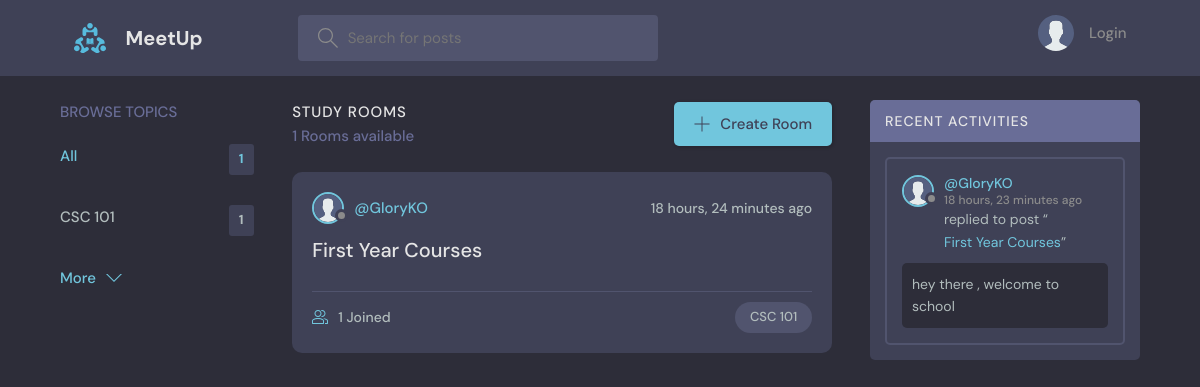
The app's page /, older data.
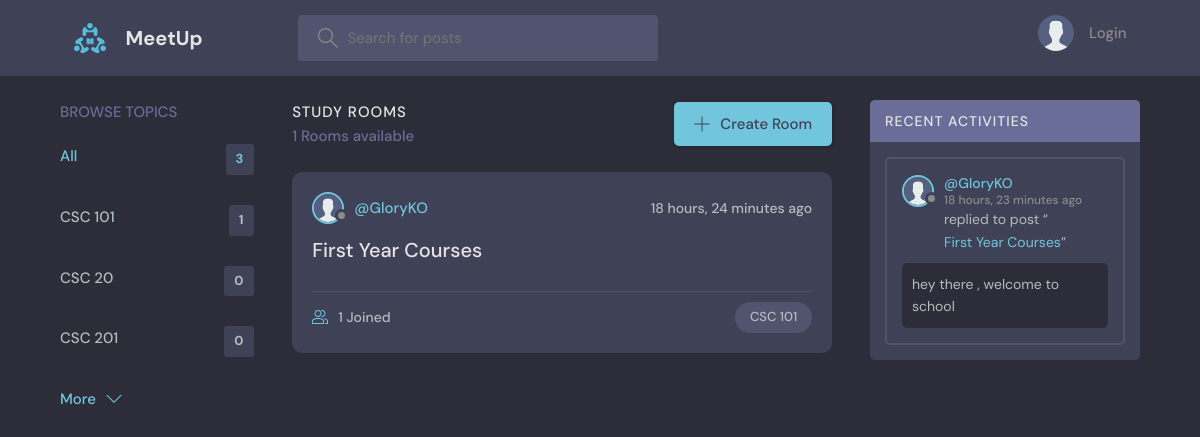
The same page, newer data.
### base/models.py (models this page shows, shortened)
class Topic(models.Model):
    name = models.CharField(max_length=200)

class Room(models.Model):
    host = models.ForeignKey(User, on_delete=models.SET_NULL, null=True)
    topic = models.ForeignKey(Topic, on_delete=models.SET_NULL, null=True)
    name = models.CharField(max_length=200)
    description = models.TextField(null=True, blank=True)
    participants = models.ManyToManyField(
        User, related_name='participants', blank=True)
    updated = models.DateTimeField(auto_now=True)
    created = models.DateTimeField(auto_now_add=True)
    class Meta:
        ordering = ['-updated', '-created']
    def __str__(self):
        return self.name

class User(AbstractUser):
    name = models.CharField(max_length=200, null=True)
    email = models.EmailField(unique=True, null=True)
    bio = models.TextField(null=True)
    avatar = models.ImageField(null=True, default="avatar.svg")
    USERNAME_FIELD = 'email'
    REQUIRED_FIELDS = ['username']

class Message(models.Model):
    user = models.ForeignKey(User, on_delete=models.CASCADE)
    room = models.ForeignKey(Room, on_delete=models.CASCADE)
    body = models.TextField()
    updated = models.DateTimeField(auto_now=True)
    created = models.DateTimeField(auto_now_add=True)
    class Meta:
        ordering = ['-updated', '-created']

### base/views.py (the view)
# urls.py: path('', views.home, name="home"),
def home(request):
    q = request.GET.get('q') if request.GET.get('q') != None else ''
    rooms = Room.objects.filter(
        Q(topic__name__icontains=q) |
        Q(name__icontains=q) |
        Q(description__icontains=q)
    )
    topics = Topic.objects.all()[0:5]
    room_count = len(rooms)
    room_messages = Message.objects.filter(
        Q(room__topic__name__icontains=q))[0:3]
    context = {'rooms': rooms, 'topics': topics,
               'room_count': room_count, 'room_messages': room_messages}
    return render(request, 'base/home.html', context)

### base/templates/base/home.html (shortened to what this page needs)
{% extends 'main.html' %}
{% block content %}
<main class="layout layout--3">
  <div class="container">
    {% include 'base/topics_component.html' %}
    <div class="roomList">
      <div class="roomList__header">
        <div>
          <h2>Study Rooms</h2>
          <p>{{room_count}} Rooms available</p>
        </div>
        <a class="btn btn--main" href="{% url 'create-room' %}">
          <svg version="1.1" xmlns="http://www.w3.org/2000/svg" width="32" height="32" viewBox="0 0 32 32">
            <title>add</title>
            <path
              d="M16.943 0.943h-1.885v14.115h-14.115v1.885h14.115v14.115h1.885v-14.115h14.115v-1.885h-14.115v-14.115z">
            </path>
          </svg>
          Create Room
        </a>
      </div>
      {% include 'base/feed_component.html' %}
    </div>
    {% include 'base/activity_component.html' %}
  </div>
</main>
{% endblock %}

### base/templates/base/topics_component.html
<div class="topics">
    <div class="topics__header">
        <h2>Browse Topics</h2>
    </div>
    <ul class="topics__list">
        <li>
            <a href="{% url 'home' %}" class="active">All <span>{{topics.count}}</span></a>
        </li>
        {% for topic in topics %}
        <li>
            <a href="{% url 'home' %}?q={{topic.name}}">{{topic.name}}<span>{{topic.room_set.all.count}}</span></a>
        </li>
        {% endfor %}
    </ul>
    <a class="btn btn--link" href="{% url 'topics' %}">
        More
        <svg version="1.1" xmlns="http://www.w3.org/2000/svg" width="32" height="32" viewBox="0 0 32 32">
            <title>chevron-down</title>
            <path d="M16 21l-13-13h-3l16 16 16-16h-3l-13 13z"></path>
        </svg>
    </a>
</div>

### base/templates/base/feed_component.html (shortened to what this page needs)
{% for room in rooms %}
<div class="roomListRoom">
    <div class="roomListRoom__header">
        <a href="{% url 'user-profile' room.host.id %}" class="roomListRoom__author">
            <div class="avatar avatar--small">
                <img src="{{room.host.avatar.url}}" />
            </div>
            <span>@{{room.host.username}}</span>
        </a>
        <div class="roomListRoom__actions">
            <span>{{room.created|timesince}} ago</span>
        </div>
    </div>
    <div class="roomListRoom__content">
        <a href="{% url 'room' room.id %}">{{room.name}}</a>
    </div>
    <div class="roomListRoom__meta">
        <a href="{% url 'room' room.id %}" class="roomListRoom__joined">
            {{room.participants.all.count}} Joined
        </a>
        <p class="roomListRoom__topic">{{room.topic.name}}</p>
    </div>
</div>
{% endfor %}

### base/templates/base/activity_component.html (shortened to what this page needs)
<div class="activities">
    <div class="activities__header">
        <h2>Recent Activities</h2>
    </div>
    {% for message in room_messages %}
    <div class="activities__box">
        <div class="activities__boxHeader roomListRoom__header">
            <a href="{% url 'user-profile' message.user.id %}" class="roomListRoom__author">
                <div class="avatar avatar--small">
                    <img src="{{message.user.avatar.url}}" />
                </div>
                <p>
                    @{{message.user.username}}
                    <span>{{message.created|timesince}} ago</span>
                </p>
            </a>
        </div>
        <div class="activities__boxContent">
            <p>replied to post “<a href="{% url 'room' message.room.id %}">{{message.room}}</a>”</p>
            <div class="activities__boxRoomContent">{{message.body}}</div>
        </div>
    </div>
    {% endfor %}
</div>

Row changes from the older to the newer data that the page shows:
added Topic: name "CSC 20", room_set.all.count "0"
added Topic: name "CSC 201", room_set.all.count "0"
Text that changed along with them:
{{ topics.count }}: "1" → "3"
